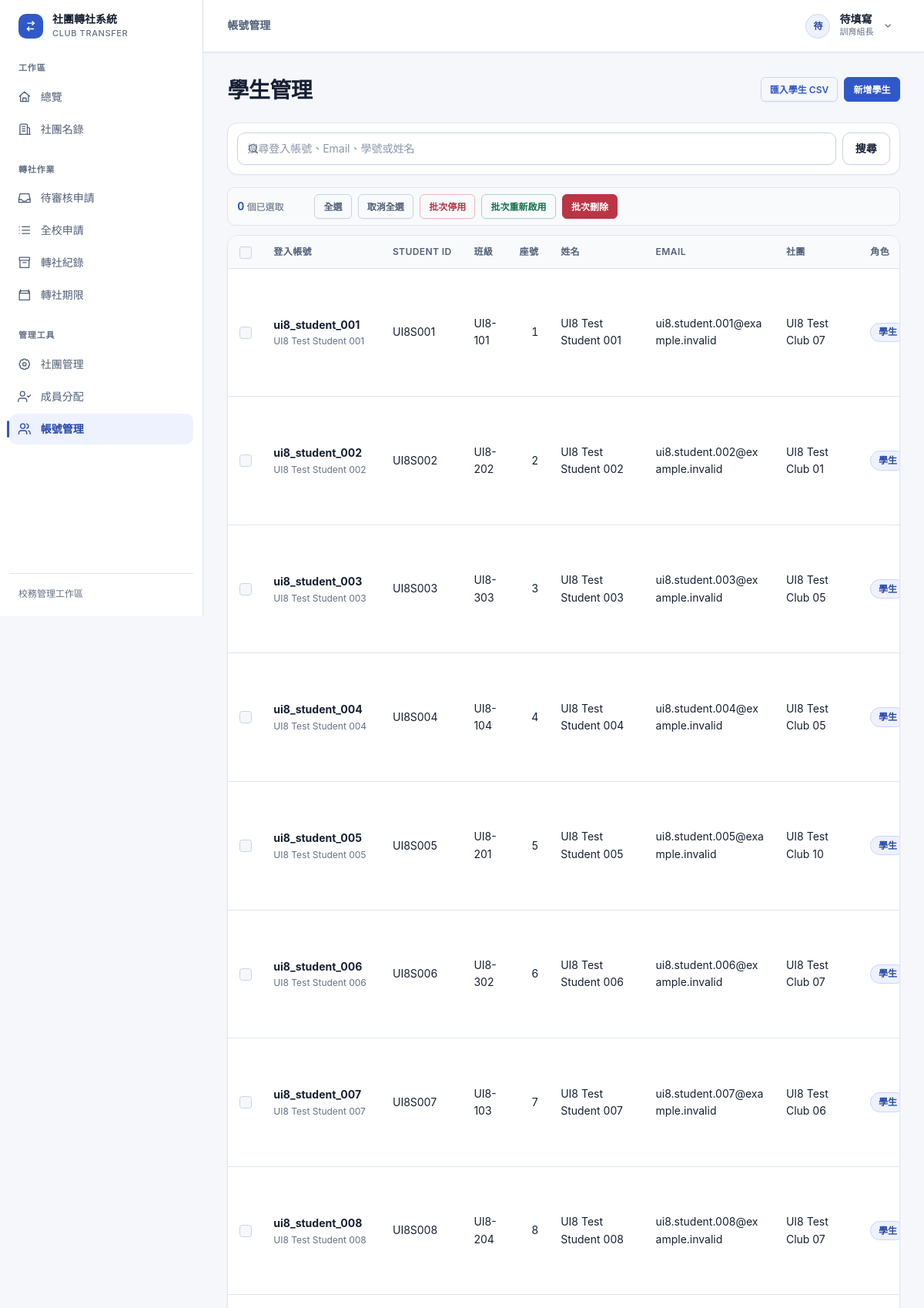
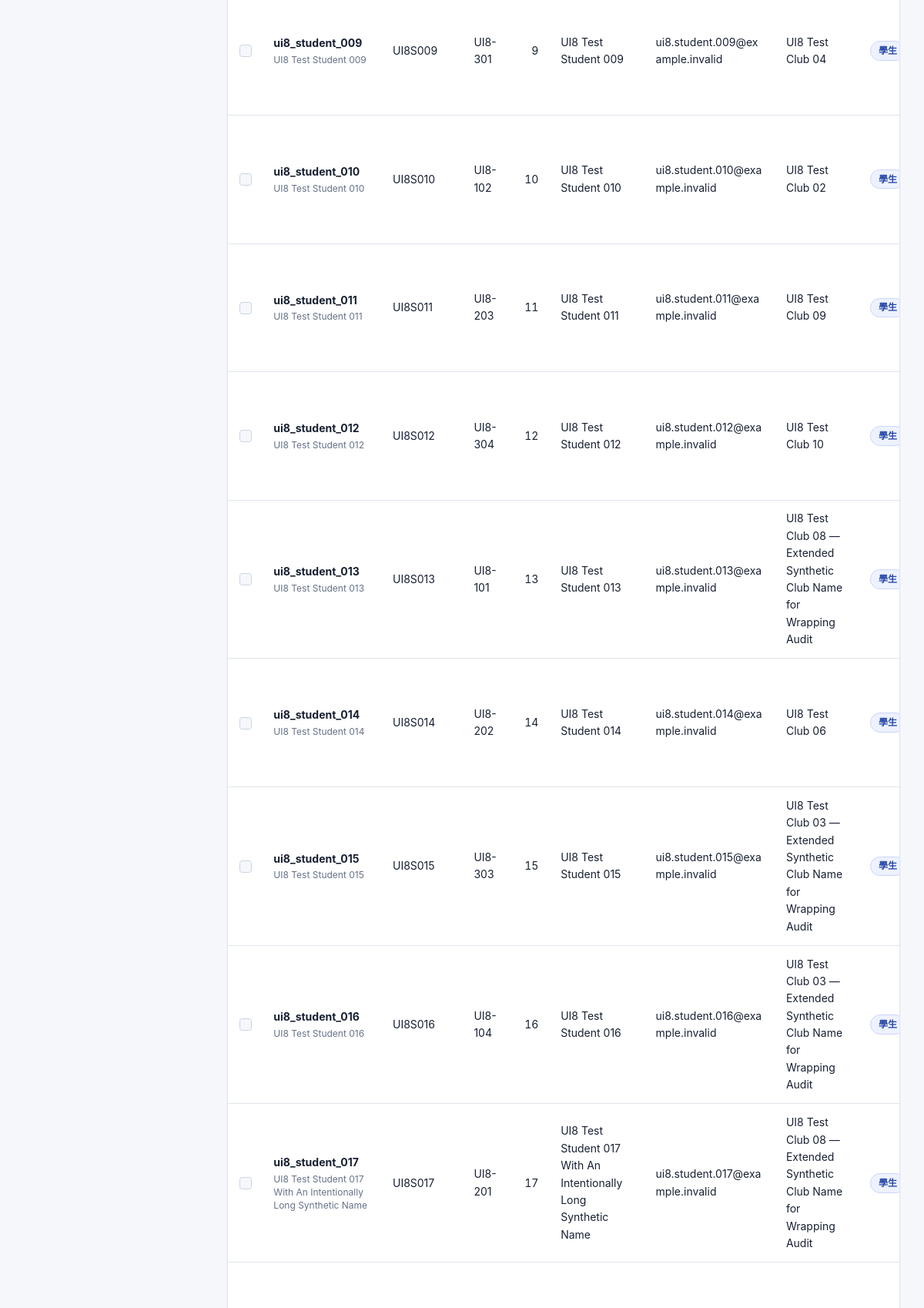
The page /admin-panel/students/ (signed in, upper part) on the database its author committed (2 pictures, top to bottom).
### accounts/models.py (models this page shows, shortened)
class User(django.contrib.auth.models.AbstractUser):
    ROLE_CHOICES = [
        ('student', '學生'),
        ('president', '社長'),
        ('teacher', '指導老師'),
        ('admin', '訓育組（管理員）'),
    ]
    role = models.CharField(
        max_length=20,
        choices=ROLE_CHOICES,
        default='student',
        verbose_name='身分組'
    )
    student_id = models.CharField(
        max_length=20,
        blank=True,
        verbose_name='學號'
    )
    class_name = models.CharField(
        max_length=20,
        blank=True,
        verbose_name='班級'
    )
    seat_number = models.PositiveSmallIntegerField(
        null=True,
        blank=True,
        verbose_name='座號'
    )
    club = models.ForeignKey(
        'clubs.Club',
        on_delete=models.SET_NULL,
        null=True,
        blank=True,
        verbose_name='所屬社團',
        related_name='members'
    )
    class Meta:
        verbose_name = '使用者'
        verbose_name_plural = '使用者'
        constraints = [
            models.UniqueConstraint(
                Lower('username'),
                name='unique_login_id_ci',
            ),
            models.UniqueConstraint(
                Lower('email'),
                condition=~models.Q(email=''),
                name='unique_nonempty_email_ci',
            ),
            models.UniqueConstraint(
                Lower('student_id'),
                condition=(
                    models.Q(role__in=['student', 'president'])
                    & ~models.Q(student_id='')
                ),
                name='unique_student_id_ci',
            ),
        ]

### clubs/models.py (models this page shows, shortened)
class Club(models.Model):
    CATEGORY_CHOICES = [
        ('academic', '學術類'),
        ('arts', '藝文類'),
        ('performance', '藝能類'),
        ('recreation', '康輔類'),
        ('sports', '體育類'),
    ]
    code = models.CharField(max_length=10, unique=True, null=True, blank=True, verbose_name='社團代號')
    name = models.CharField(max_length=100, verbose_name='社團名稱')
    teacher = models.CharField(max_length=50, default='', verbose_name='指導老師')
    president = models.CharField(max_length=50, default='', verbose_name='社長')
    location = models.CharField(max_length=100, blank=True, verbose_name='社課場地')
    category = models.CharField(max_length=20, choices=CATEGORY_CHOICES, blank=True, verbose_name='類別')
    description = models.TextField(blank=True, verbose_name='社團描述')
    max_members = models.PositiveIntegerField(default=30, verbose_name='人數上限')
    current_members = models.PositiveIntegerField(default=0, verbose_name='現有人數')
    is_active = models.BooleanField(default=True, verbose_name='啟用中')
    created_at = models.DateTimeField(auto_now_add=True, verbose_name='建立時間')
    updated_at = models.DateTimeField(auto_now=True, verbose_name='更新時間')
    class Meta:
        verbose_name = '社團'
        verbose_name_plural = '社團'
        ordering = ['name']
    def __str__(self):
        return self.name

### accounts/views.py (the view, shortened to what this page needs)
# urls.py: path('admin-panel/students/', views.StudentAdminListView.as_view(), name='student_admin_list'),
class StudentAdminListView(LoginRequiredMixin, AdminRequiredMixin, ListView):
    model = User
    template_name = 'accounts/student_admin_list.html'
    context_object_name = 'students'
    paginate_by = 50
    def get_queryset(self):
        queryset = User.objects.filter(
            role__in=['student', 'president'],
        ).select_related('club').order_by('username')
        query = self.request.GET.get('q', '').strip()
        return queryset
    def get_context_data(self, **kwargs):
        context = super().get_context_data(**kwargs)
        context['q'] = self.request.GET.get('q', '').strip()
        return context

### accounts/permissions.py (called while the page is built)
def is_training_admin(user):
    return bool(
        user
        and user.is_authenticated
        and (user.is_superuser or getattr(user, 'role', None) == 'admin')
    )

def can_review_transfer_requests(user):
    return (
        is_training_admin(user)
        or is_actual_club_president(user)
        or is_assigned_club_teacher(user)
    )

### accounts/templatetags/account_extras.py (called while the page is built)
@register.filter
def display_role(user):
    if getattr(user, 'role', None) == 'admin':
        return '訓育組長'
    if getattr(user, 'role', None) == 'president' and not user_is_club_president(user, user.club):
        return '學生'
    return user.get_role_display()

@register.filter
def can_review_transfers(user):
    return can_review_transfer_requests(user)

@register.filter
def role_badge_class(user):
    role = getattr(user, 'role', None)
    displayed_role = display_role(user)
    if role == 'president' and displayed_role == user.get_role_display():
        return 'role-badge-president'
    if role == 'teacher':
        return 'role-badge-teacher'
    if role == 'admin' or getattr(user, 'is_superuser', False):
        return 'role-badge-admin'
    return 'role-badge-student'

@register.filter
def nav_is_active(url_name, section):
    if not url_name:
        return False
    if section == 'club_admin':
        return url_name.startswith('club_admin_')
    if section == 'account_admin':
        return url_name.startswith(('account_admin_', 'student_admin_', 'teacher_admin_'))
    return url_name in NAV_SECTIONS.get(section, set())

### accounts/views.py (called while the page is built)
    def test_func(self):
        user = self.request.user
        return user.is_authenticated and (
            user.is_superuser or getattr(user, 'role', None) == 'admin'
        )

### transfers/context_processors.py (called while the page is built)
def transfer_window(request):
    context = get_transfer_window_state()
    user = getattr(request, 'user', None)
    context['admin_pending_review_count'] = 0
    if user and user.is_authenticated and (
        user.is_superuser or getattr(user, 'role', None) == 'admin'
    ):
        context['admin_pending_review_count'] = TransferRequest.objects.filter(
            status__in=[
                'orig_president_pending',
                'orig_teacher_pending',
                'new_president_pending',
                'new_teacher_pending',
                'admin_pending',
            ],
        ).count()
    return context

### transfers/models.py (called while the page is built)
    @classmethod
    def get_current(cls):
        return cls.objects.order_by('-updated_at', '-pk').first()

### templates/accounts/student_admin_list.html (shortened to what this page needs)
{% extends "base.html" %}
{% load account_extras %}
{% block content %}
<div class="page-header">
    <h1 class="h3 mb-0">學生管理</h1>
    <div class="page-header-actions">
        <a class="btn btn-outline-primary btn-sm" href="{% url 'student_admin_import' %}">匯入學生 CSV</a>
        <a class="btn btn-primary btn-sm" href="{% url 'student_admin_create' %}">新增學生</a>
    </div>
</div>
<div class="data-view">
<div class="data-toolbar">
<form method="get" class="data-toolbar-form">
    <div class="data-search">
        <input id="student-search" type="search" name="q" value="{{ q }}" class="form-control" placeholder="搜尋登入帳號、Email、學號或姓名">
    </div>
    <div class="col-auto">
        <button type="submit" class="btn btn-secondary">搜尋</button>
    </div>
</form>
</div>
{% if students %}<div class="bulk-action-bar" data-selection-checkbox=".student-checkbox" data-selection-master="#toggle-all-students">
    <span class="bulk-selection-count"><strong data-selected-count>0</strong> 個已選取</span>
    <button type="button" class="btn btn-outline-secondary btn-sm" id="select-all-students" data-select-all>全選</button>
    <button type="button" class="btn btn-outline-secondary btn-sm" id="clear-all-students" data-clear-selection>取消全選</button>
    <button type="submit" class="btn btn-outline-danger btn-sm" form="bulk-student-form" formaction="{% url 'student_admin_bulk_deactivate' %}" data-confirm-message="停用已選取的 {count} 位學生？帳號資料與歷史紀錄會保留。" data-submitting-label="正在停用…">批次停用</button>
    <button type="submit" class="btn btn-outline-success btn-sm" form="bulk-student-form" formaction="{% url 'student_admin_bulk_reactivate' %}" data-confirm-message="重新啟用已選取的 {count} 位學生？" data-submitting-label="正在啟用…">批次重新啟用</button>
    <button type="submit" class="btn btn-danger btn-sm" form="bulk-student-form" formaction="{% url 'student_admin_bulk_delete_confirm' %}" data-submitting-label="正在準備…">批次刪除</button>
</div>{% endif %}
<div class="table-responsive data-table-container">
    <table class="table data-table data-table--dense data-table--sticky-header align-middle">
        <thead>
            <tr>
                <th scope="col">
                    <input type="checkbox" class="form-check-input" id="toggle-all-students" aria-label="全選學生">
                </th>
                <th>登入帳號</th>
                <th>Student ID</th>
                <th class="data-col-low-priority">班級</th>
                <th class="data-col-low-priority data-numeric">座號</th>
                <th>姓名</th>
                <th>Email</th>
                <th>社團</th>
                <th>角色</th>
            </tr>
        </thead>
        <tbody>
            {% for student in students %}
                <tr>
                    <td>
                        {% if student.role == 'student' or student.role == 'president' %}
                            <input type="checkbox" class="form-check-input student-checkbox" name="student_ids" value="{{ student.pk }}" form="bulk-student-form" aria-label="選取 {{ student.username }}">
                        {% endif %}
                    </td>
                    <td class="data-primary-cell"><span class="data-primary">{{ student.username }}</span><span class="data-secondary">{{ student.first_name|default:"未設定姓名" }}</span></td>
                    <td>{{ student.student_id }}</td>
                    <td class="data-col-low-priority">{{ student.class_name|default:"-" }}</td>
                    <td class="data-col-low-priority data-numeric">{{ student.seat_number|default:"-" }}</td>
                    <td>{{ student.first_name }}</td>
                    <td class="data-wrap">{{ student.email|default:"-" }}</td>
                    <td>{{ student.club|default:"-" }}</td>
                    <td><span class="badge {{ student|role_badge_class }}">{{ student|display_role }}</span></td>
                </tr>
            {% endfor %}
        </tbody>
    </table>
</div>
</div>
{% endblock %}

### templates/base.html (shortened to what this page needs)
<!DOCTYPE html>
{% load static account_extras %}
<html lang="zh-TW">
<head>
    <link href="https://cdn.jsdelivr.net/npm/bootstrap@5.3.0/dist/css/bootstrap.min.css" rel="stylesheet">
    <link href="{% static 'css/design-system.css' %}" rel="stylesheet">
</head>
<body class="{% if user.is_authenticated %}app-authenticated{% else %}public-layout{% endif %}">
    {% if user.is_authenticated %}
        <div class="app-shell">
            <aside class="app-sidebar d-none d-lg-flex" aria-label="應用程式側邊欄">
                <a class="app-brand" href="{% url 'home' %}">
                    <span class="app-brand-mark" aria-hidden="true"><svg><use href="#icon-transfer"></use></svg></span>
                    <span><strong>社團轉社系統</strong><small>Club Transfer</small></span>
                </a>
                {% include 'includes/app_navigation.html' %}
                <div class="sidebar-footer">校務管理工作區</div>
            </aside>
            <div class="app-frame">
                <header class="app-topbar">
                    <div class="app-topbar-context">{{ request.resolver_match.url_name|page_context_label }}</div>
                    <div class="dropdown ms-auto">
                        <button class="user-menu-button" type="button" data-bs-toggle="dropdown" aria-expanded="false" aria-label="開啟使用者選單">
                            <span class="user-avatar" aria-hidden="true">{{ user.get_full_name|default:user.username|slice:':1'|upper }}</span>
                            <span class="user-identity d-none d-sm-flex">
                                <strong>{{ user.get_full_name|default:user.username }}</strong>
                                <small>{{ user|display_role }}</small>
                            </span>
                            <svg class="user-menu-chevron d-none d-sm-block" aria-hidden="true"><use href="#icon-chevron-down"></use></svg>
                        </button>
                    </div>
                </header>
                <main class="app-main" id="main-content" tabindex="-1">
                    <div class="app-content {% block content_width %}content-wide{% endblock %}">
    {% endif %}
        {% block content %}{% endblock %}
    {% if user.is_authenticated %}
                    </div>
                </main>
            </div>
        </div>
    {% else %}
        </main>
        <footer class="site-footer">
            <div class="container text-center text-muted"><small>社團轉社系統 &copy; 2026</small></div>
        </footer>
    {% endif %}
</body>
</html>

### rows shown on the page
User: get_full_name "待", get_full_name "待填寫", role "訓育組長"
User: username "ui8_student_001", first_name "UI8 Test Student 001", student_id "UI8S001", class_name "UI8-101", seat_number "1", email "ui8.student.001@example.invalid", club "UI8 Test Club 07", role "學生"
User: username "ui8_student_002", first_name "UI8 Test Student 002", student_id "UI8S002", class_name "UI8-202", seat_number "2", email "ui8.student.002@example.invalid", club "UI8 Test Club 01", role "學生"
User: username "ui8_student_003", first_name "UI8 Test Student 003", student_id "UI8S003", class_name "UI8-303", seat_number "3", email "ui8.student.003@example.invalid", club "UI8 Test Club 05", role "學生"
User: username "ui8_student_004", first_name "UI8 Test Student 004", student_id "UI8S004", class_name "UI8-104", seat_number "4", email "ui8.student.004@example.invalid", club "UI8 Test Club 05", role "學生"
User: username "ui8_student_005", first_name "UI8 Test Student 005", student_id "UI8S005", class_name "UI8-201", seat_number "5", email "ui8.student.005@example.invalid", club "UI8 Test Club 10", role "學生"
User: username "ui8_student_006", first_name "UI8 Test Student 006", student_id "UI8S006", class_name "UI8-302", seat_number "6", email "ui8.student.006@example.invalid", club "UI8 Test Club 07", role "學生"
User: username "ui8_student_007", first_name "UI8 Test Student 007", student_id "UI8S007", class_name "UI8-103", seat_number "7", email "ui8.student.007@example.invalid", club "UI8 Test Club 06", role "學生"
User: username "ui8_student_008", first_name "UI8 Test Student 008", student_id "UI8S008", class_name "UI8-204", seat_number "8", email "ui8.student.008@example.invalid", club "UI8 Test Club 07", role "學生"
User: username "ui8_student_009", first_name "UI8 Test Student 009", student_id "UI8S009", class_name "UI8-301", seat_number "9", email "ui8.student.009@example.invalid", club "UI8 Test Club 04", role "學生"
User: username "ui8_student_010", first_name "UI8 Test Student 010", student_id "UI8S010", class_name "UI8-102", seat_number "10", email "ui8.student.010@example.invalid", club "UI8 Test Club 02", role "學生"
User: username "ui8_student_011", first_name "UI8 Test Student 011", student_id "UI8S011", class_name "UI8-203", seat_number "11", email "ui8.student.011@example.invalid", club "UI8 Test Club 09", role "學生"
User: username "ui8_student_012", first_name "UI8 Test Student 012", student_id "UI8S012", class_name "UI8-304", seat_number "12", email "ui8.student.012@example.invalid", club "UI8 Test Club 10", role "學生"
User: username "ui8_student_013", first_name "UI8 Test Student 013", student_id "UI8S013", class_name "UI8-101", seat_number "13", email "ui8.student.013@example.invalid", club "UI8 Test Club 08 — Extended Synthetic Club Name for Wrapping Audit", role "學生"
User: username "ui8_student_014", first_name "UI8 Test Student 014", student_id "UI8S014", class_name "UI8-202", seat_number "14", email "ui8.student.014@example.invalid", club "UI8 Test Club 06", role "學生"
User: username "ui8_student_015", first_name "UI8 Test Student 015", student_id "UI8S015", class_name "UI8-303", seat_number "15", email "ui8.student.015@example.invalid", club "UI8 Test Club 03 — Extended Synthetic Club Name for Wrapping Audit", role "學生"
User: username "ui8_student_016", first_name "UI8 Test Student 016", student_id "UI8S016", class_name "UI8-104", seat_number "16", email "ui8.student.016@example.invalid", club "UI8 Test Club 03 — Extended Synthetic Club Name for Wrapping Audit", role "學生"
User: username "ui8_student_017", first_name "UI8 Test Student 017 With An Intentionally Long Synthetic Name", student_id "UI8S017", class_name "UI8-201", seat_number "17", email "ui8.student.017@example.invalid", club "UI8 Test Club 08 — Extended Synthetic Club Name for Wrapping Audit", role "學生"

### other values the page prints
{{ request.resolver_match.url_name|page_context_label }} "帳號管理"
